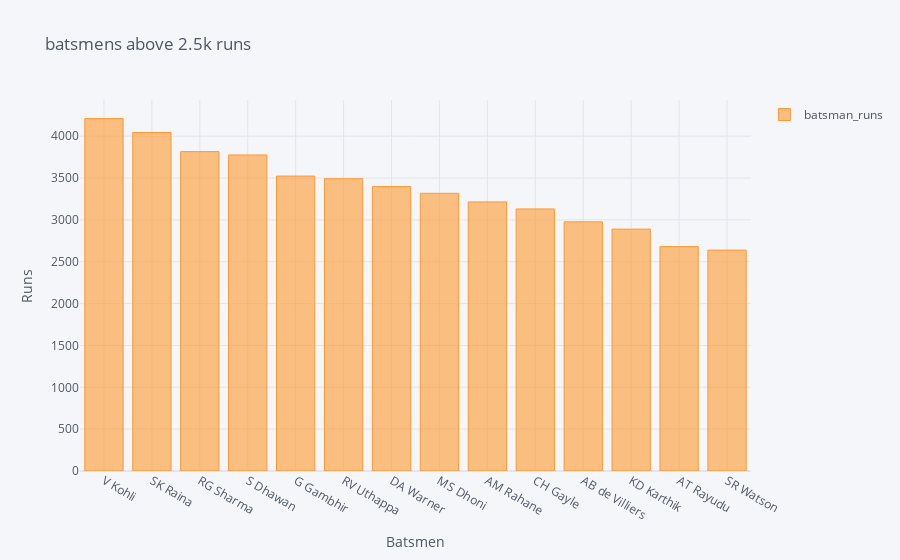

Notebook source saved alongside this figure:
### Code cell
batsman_runs=deli.groupby("batsman")["batsman_runs"].count().sort_values(ascending = False)
club2500=batsman_runs.where(batsman_runs >= 2500).dropna()
club2500.iplot(kind='bar',xTitle ="Batsmen",yTitle="Runs", title ="batsmens above 2.5k runs",legend=True)

### Figure 1 — Plotly figure (JSON) as saved in the notebook; plotly's stock layout.template omitted (floating-point values rounded to 4 significant figures)
{"data": [{"marker": {"color": "rgba(255, 153, 51, 0.6)", "line": {"color": "rgba(255, 153, 51, 1.0)", "width": 1}}, "name": "batsman_runs", "orientation": "v", "text": "", "type": "bar", "x": ["V Kohli", "SK Raina", "RG Sharma", "S Dhawan", "G Gambhir", "RV Uthappa", "DA Warner", "MS Dhoni", "AM Rahane", "CH Gayle", "AB de Villiers", "KD Karthik", "AT Rayudu", "SR Watson"], "y": [4211, 4044, 3816, 3776, 3524, 3492, 3398, 3318, 3215, 3131, 2977, 2890, 2681, 2639]}], "layout": {"legend": {"bgcolor": "#F5F6F9", "font": {"color": "#4D5663"}}, "paper_bgcolor": "#F5F6F9", "plot_bgcolor": "#F5F6F9", "showlegend": true, "title": {"font": {"color": "#4D5663"}, "text": "batsmens above 2.5k runs"}, "xaxis": {"gridcolor": "#E1E5ED", "showgrid": true, "tickfont": {"color": "#4D5663"}, "title": {"font": {"color": "#4D5663"}, "text": "Batsmen"}, "zerolinecolor": "#E1E5ED"}, "yaxis": {"gridcolor": "#E1E5ED", "showgrid": true, "tickfont": {"color": "#4D5663"}, "title": {"font": {"color": "#4D5663"}, "text": "Runs"}, "zerolinecolor": "#E1E5ED"}}}
